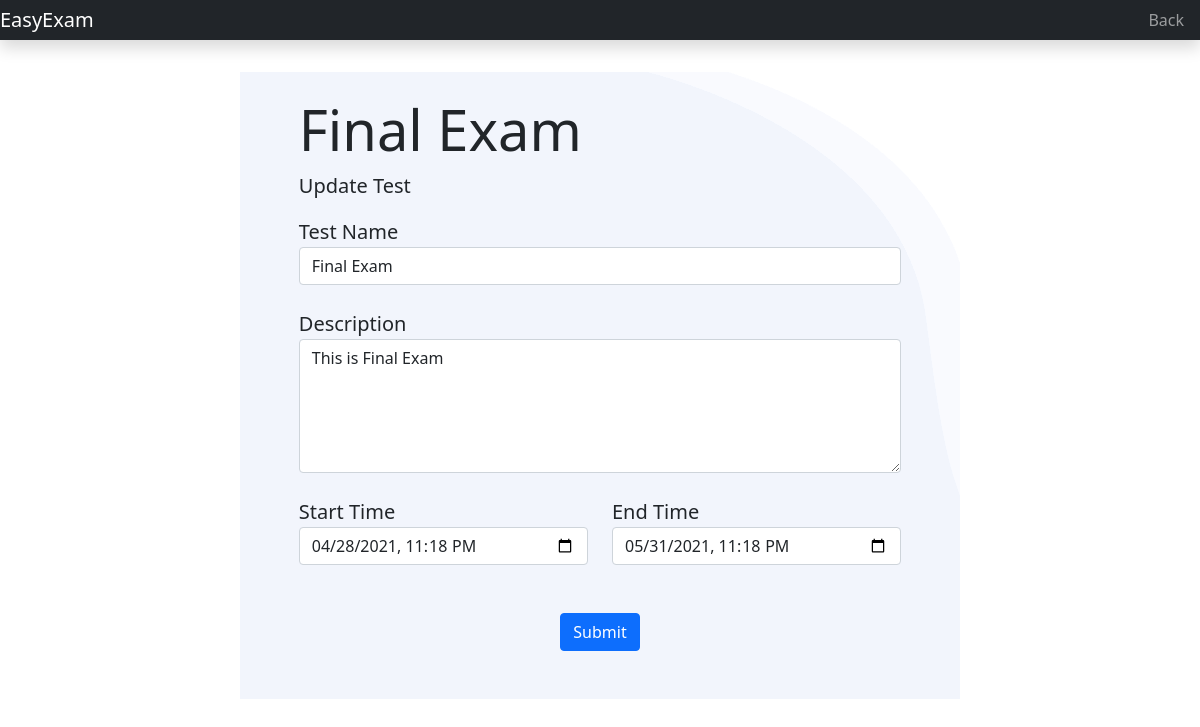
The page /8/update_test (signed in) on the database its author committed.
### Classroom/models.py (models this page shows)
class Test(models.Model):
	belongs = models.ForeignKey(Classroom, on_delete=models.CASCADE)
	name = models.CharField(max_length=255)
	desc = models.CharField(max_length=2555, blank=True)
	create_time = models.DateTimeField(auto_now_add=True)
	start_time = models.DateTimeField()
	end_time = models.DateTimeField()
	def __str__(self):
		return self.name

### Classroom/views/Teachers.py (the view)
# urls.py: path('<int:test_id>/update_test', Teachers.update_test, name='update_test'),
@login_required(login_url='login')
@teacher_required
def update_test(request, test_id):
	test = get_object_or_404(Test, pk=test_id)
	if request.method == "POST":
		form = CreateTestForm(request.POST, instance=test)
		if form.is_valid():
			form.save()
			messages.success(request, '{}  is Updated'.format(test))
			return redirect('view_test', test.id)
		else:
			messages.error(request, form.errors)
	else:
		form = CreateTestForm(instance=test)
	return render(request, 'teachers/create_test.html', {'form': form, 'test' : test })

### Classroom/forms.py
class CreateTestForm(forms.ModelForm):
  class Meta:
    model = Test
    fields=( 'name', 'desc', 'start_time', 'end_time' )
    widgets={
    'name':forms.TextInput(attrs={'class':'form-control','placeholder':'Test Name'}),
    'desc':forms.Textarea(attrs={ 'rows': 5, 'class':'form-control','placeholder':'Description or Instructions'}),
    'start_time': forms.DateTimeInput(attrs={'type':'datetime-local','placeholder':'Assign Test At','class': 'form-control'},format='%Y-%m-%dT%H:%M'),
    'end_time': forms.DateTimeInput(attrs={'type':'datetime-local','placeholder':'Due Time', 'class': 'form-control'},format='%Y-%m-%dT%H:%M'),
    }
    labels={
        'name': 'Test Name',
        'desc': 'Description',
        'start_time': 'Start Time',
        'end_time': 'End Time',
    }

### templates/teachers/create_test.html (shortened to what this page needs)
{% extends 'common.html' %}
{% load static %}
{% block main %}
<br><br>
<div class="jumbotron jumbotron-fluid">
  <div class="container" style="width: 60%; background-image: url('{% static 'assets/img/hero-bg.png' %}');">
    <div class="container" style="width: 90%">
      <br>
      {% if test %}
        <h1 class="display-4">{{ test }}</h1>
        <p class="lead"> Update Test </p>
      {% else %}
        <h1 class="display-4">Create Test</h1>
        <p class="lead">Create Test here add questions later</p>
      {% endif %}
      <form method="POST">
        <div class="form-group">
          <label class="lead" for="id_{{field.name}}">{{ form.name.label }}</label>
          {{ form.name }}
        </div>
        <br>
        <div class="form-group">
          <label class="lead" for="id_{{field.desc}}">{{ form.desc.label }}</label>
          {{ form.desc }}
        </div>
        <br>
        <div class="form-group row">
          <div class="col-md-6">
            <label class="lead" for="id_{{field.start_time}}">{{ form.start_time.label }}</label>
            {{ form.start_time }}
          </div>
          <div class="col-md-6">
            <label class="lead" for="id_{{field.end_time}}">{{ form.end_time.label }}</label>
            {{ form.end_time }}
          </div>
        </div>
        <br>
        <br>
        <div class="text-center">
          <button type="submit" class="btn btn-primary">Submit</button>
        </div>
      </form>
      <br><br>
    </div>
  </div>
</div>
{% endblock %}

### rows shown on the page
Test: name "Final Exam", desc "This is Final Exam", start_time "04/28/2021 23:18", end_time "05/31/2021 23:18"
